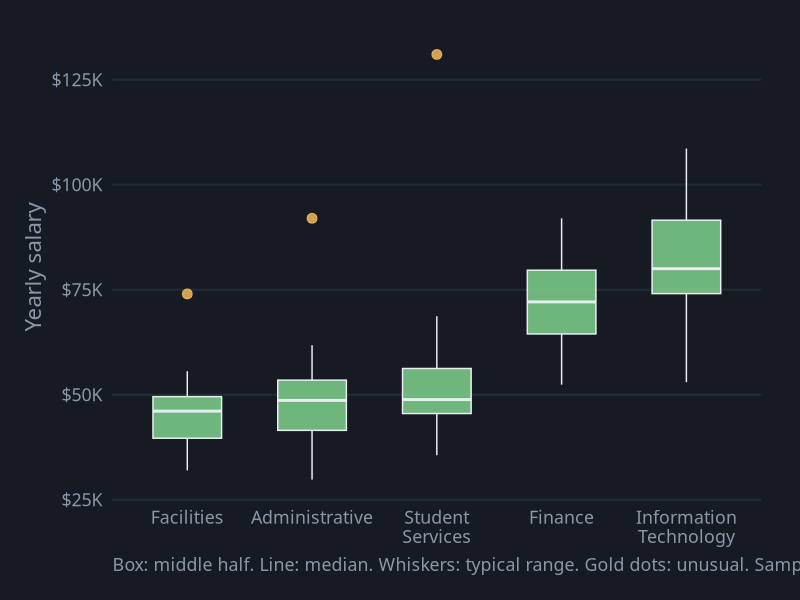
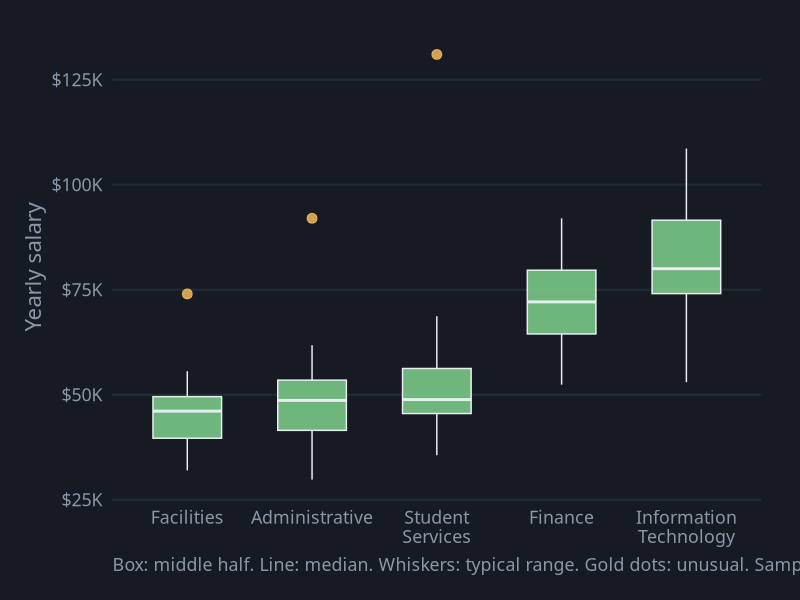

These figures' R source, in order:
# Box Plot
# Question: How do salaries vary across job families?
# Put this script and box.csv in the same folder, then in RStudio choose
# Session > Set Working Directory > To Source File Location.

library(tidyverse)

# ---- Gallery look: dark background, soft gray text ----
font <- "IBM Plex Sans"   # use "sans" if IBM Plex Sans is not installed
ink  <- "#8B97A7"

theme_gallery <- function() {
  theme_minimal(base_size = 16, base_family = font) +
    theme(
      plot.background  = element_rect(fill = "#161B23", color = NA),
      panel.grid       = element_line(color = "#222A34"),
      panel.grid.minor = element_blank(),
      text             = element_text(color = ink),
      axis.text        = element_text(color = ink),
      legend.position  = "top",
      legend.title     = element_blank(),
      plot.margin      = margin(24, 28, 18, 18)
    )
}

df <- read_csv("box.csv", show_col_types = FALSE) |>
  mutate(job_family = fct_reorder(job_family, salary, .fun = median))   # highest median on the right

p <- ggplot(df, aes(x = job_family, y = salary)) +
  geom_boxplot(fill = "#7FD18C", color = "#E8EDF4", alpha = 0.85, width = 0.55,
               outlier.color = "#F0B95A", outlier.size = 3) +
  scale_x_discrete(labels = function(x) str_wrap(x, 12)) +
  scale_y_continuous(labels = scales::dollar_format(scale = 1 / 1000, suffix = "K")) +
  labs(x = NULL, y = "Yearly salary",
       caption = "Box: middle half. Line: median. Whiskers: typical range. Gold dots: unusual. Sample values.") +
  theme_gallery() +
  theme(panel.grid.major.x = element_blank(), plot.caption = element_text(color = ink, hjust = 0))

ggsave("box.png", p, width = 9, height = 6, dpi = 200)
p
